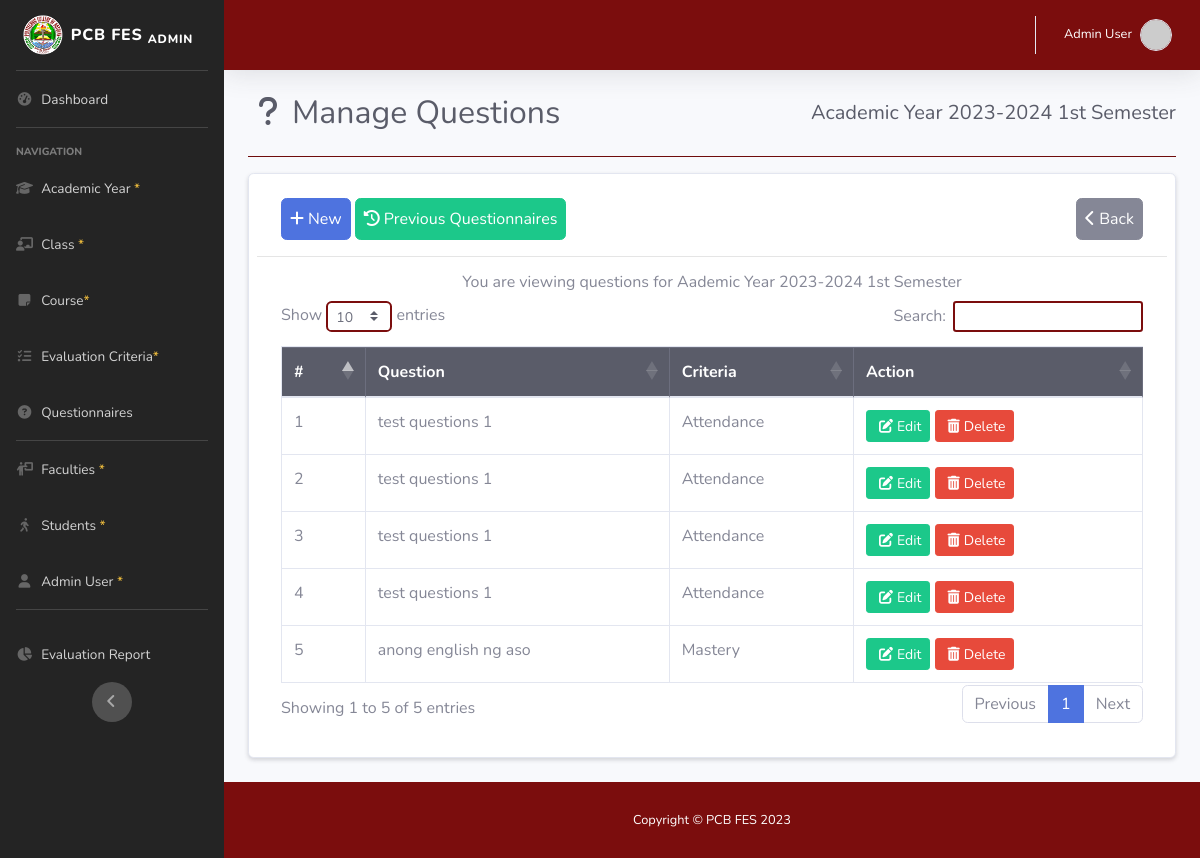
The app's page /admin/question.php?acad_id=1 (signed in) with its own data.
### tables this page shows
CREATE TABLE `acad_yr_tbl` (
  `acad_id` int(11) NOT NULL,
  `year_start` year(4) NOT NULL,
  `year_end` year(4) NOT NULL,
  `semester` int(11) NOT NULL,
  `status` varchar(50) NOT NULL,
  `is_default` varchar(5) NOT NULL
);

CREATE TABLE `question_tbl` (
  `question_id` int(11) NOT NULL,
  `question` varchar(255) NOT NULL,
  `acad_id` int(11) NOT NULL,
  `criteria_id` int(11) NOT NULL
);

CREATE TABLE `criteria_tbl` (
  `criteria_id` int(11) NOT NULL,
  `criteria` varchar(100) NOT NULL,
  `criteria_order` int(5) NOT NULL
);

### admin/question.php (shortened to what this page needs)
<!DOCTYPE html>
<html lang="en">
<head>
    <link rel="stylesheet" href="https://stackpath.bootstrapcdn.com/bootstrap/4.2.1/css/bootstrap.min.css">
    <link rel="stylesheet" href="https://cdn.datatables.net/1.10.18/css/dataTables.bootstrap4.min.css">
    <link href="../assets/vendor/fontawesome-free/css/all.min.css" rel="stylesheet" type="text/css">
    <link href="../assets/css/sb-admin-2.min.css" rel="stylesheet">
    <link href="../assets/css/custom.css" rel="stylesheet">
    <link rel="stylesheet" href="https://cdn.jsdelivr.net/npm/@sweetalert2/theme-borderless@5/borderless.css" />
</head>
<body id="page-top">
    <div id="wrapper">
            <?php include 'sidebar.php'; ?>
        <div id="content-wrapper" class="d-flex flex-column">
            <div id="content">
                    <?php include 'topbar.php'; ?>
                <div class="container-fluid justify-content-center">
                    <div class="d-sm-flex align-items-center justify-content-between mb-4">
<?php
    require '../db/dbconn.php';
    $acad_id = $_GET['acad_id'];
    $sql = "SELECT * FROM acad_yr_tbl WHERE acad_id='$acad_id'";
    $query = mysqli_query($conn, $sql);
    $row = mysqli_fetch_assoc($query);
    $acad_year = $row['year_start']."-".$row['year_end'];
    $sem = $row['semester'];
?>
                        <h1 class="h2 mb-0 text-gray-800"> <i class="fas fa-fw fa-question mr-1"></i>Manage Questions</h1>
                        <h5 class="h5 mb-0 text-dark">Academic Year <?php echo $acad_year; ?>
                        <?php
                            if ($sem == 1) {
                                $sem = "1st Semester";
                            } else if ($sem == 2) {
                                $sem = "2nd Semester";
                            } else{
                                $sem = "Mid-Year";
                            }
                        ?>
                            <?php echo $sem; ?>
                        </h5>
                    </div>
                    <hr class="mb-3 bg-white1">
<div class="container card p-2 mb-4 shadow-sm">
    <div class="row">
        <div class="col-12 col-md-12">
            <div class="container mb-3 mt-3">
                <a href="#addnew" data-toggle="modal" class="btn btn-primary p-2"><i class="fa-solid fa-plus mr-1"></i>New</a>
                <a href="#" class="btn btn-success p-2" data-toggle="modal" data-target="#previousQuestionnairesModal"><i class="fa-solid fa-clock-rotate-left mr-1"></i>Previous Questionnaires</a>
                <a href="questionnaire.php" class="btn btn-secondary float-lg-right p-2"><i class="fa-solid fa-chevron-left mr-1"></i>Back</a>
            </div>
            <hr>
            <div class="container mb-4">
                <h6 class="h6 text-center">  You are viewing questions for Aademic Year <?php echo $acad_year; ?>
                        <?php
                            echo $sem;
                        ?>
                </h6>
                <table id="myTable" class="table table-bordered nowrap" style="width:100%">
                    <thead class="table-dark">
                        <th>#</th>
                        <th>Question</th>
                        <th>Criteria</th>
                        <th>Action</th>
                    </thead>
                    <tbody>
                        <?php
                            require '../db/dbconn.php';
                            $acad_id = $_GET['acad_id'];
                            $sql = "SELECT * FROM question_tbl WHERE acad_id='$acad_id' ORDER BY criteria_id ASC";
                            $num = 1;
                            $query = mysqli_query($conn, $sql);
                            while($row = mysqli_fetch_assoc($query)){
                                $criteria_id = $row['criteria_id'];
                                $sql2 = "SELECT * FROM criteria_tbl WHERE criteria_id = '$criteria_id'";
                                $result2 = mysqli_query($conn, $sql2);
                                $row1 = mysqli_fetch_assoc($result2);
                                $criteria = $row1["criteria"];
                                echo
                                "<tr>
                                    <td>".$num."</td>
                                    <td>".$row['question']."</td>
                                    <td>".$criteria."</td>
                                    <td>
                                        <a href='#edit_".$row['question_id']."' class='btn btn-success btn-sm' data-toggle='modal'><i class='fa fa-pen-to-square m-1'></i>Edit</a>
                                        <a href='#delete_".$row['question_id']."' class='btn btn-danger btn-sm' data-toggle='modal'><i class='fa fa-trash m-1'></i>Delete</a>
                                    </td>
                                </tr>";
                            $num++;}
                        ?>
                    </tbody>
                </table>
            </div>
        </div>
    </div>
</div>
                </div>
            </div>
            <?php include 'footer.php'; ?>
        </div>
    </div>
</body>
</html>

### assets/css/custom.css (style rules this page uses)
.bg-white1 { background-color: #7b0d0d; }

### records on screen
acad_yr_tbl: acad_year "2023-2024", semester "1st Semester"
question_tbl: question "test questions 1", criteria.criteria "Attendance"
question_tbl: question "test questions 1", criteria.criteria "Attendance"
question_tbl: question "test questions 1", criteria.criteria "Attendance"
question_tbl: question "test questions 1", criteria.criteria "Attendance"
question_tbl: question "anong english ng aso", criteria.criteria "Mastery"

### other values on screen
$name "Admin User"
